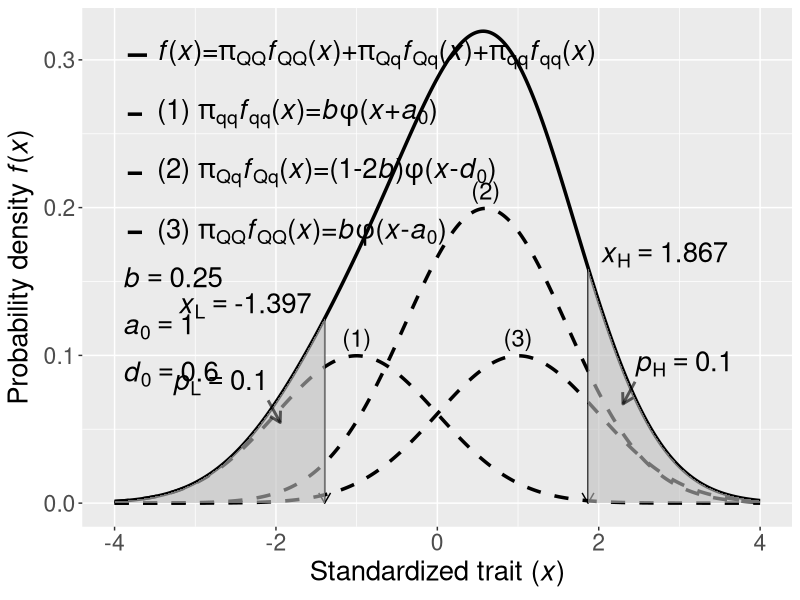

Write R code to recreate this figure.
library(ggplot2)
library(RColorBrewer)
library(reshape2)

# global
a0 <- 1.0
d0 <- 0.6
b  <- 0.25
pL <- 0.1
pH <- 1 - 0.1

# global options for calculating cut point
STEP  <- 1;
THETA <- 1E-10;

########################################################
## functions: bi-search cut point
########################################################
#
cal_selection_proportion <- function(b, a, d, x0){
  p <- b*pnorm(x0-a) + (1-2*b)*pnorm(x0-d) + b*pnorm(x0+a);
  return(p);
}

#
bisearch_cut_point <- function(b, a, d, p0){
  L <- -2;
  R <- 2;
  #
  pl <- cal_selection_proportion(b, a, d, L);
  while( (pl-p0) > 0 ){
    L <- L-STEP;
    pl<- cal_selection_proportion(b, a, d, L);
  }
  
  #
  pr <- cal_selection_proportion(b, a, d, R);
  while( (pr-p0) < 0 ){
    R <- R+STEP;
    pr<- cal_selection_proportion(b, a, d, R);
  }
  #
  x0<- (L+R)/2;
  p <- cal_selection_proportion(b, a, d, x0);
  #print(paste(L,pl,R,pr,x0,p));
  #
  while( abs(p-p0)>THETA*p0 ){
    if( (p-p0)<0 ) L<-x0;
    if( (p-p0)>0 ) R<-x0;
    x0 <- (L+R)/2;
    p <- cal_selection_proportion(b, a, d, x0);
    #print(paste(L,pl,R,pr,x0,p));
  }
  return(x0);
}

cal_y1 <- function(x, a0, d0){
  b/(sqrt(2*pi)*exp((x+a0)^2/2) )
}

cal_y2 <- function(x, a0, d0){
  (1-2*b)/(sqrt(2*pi)*exp((x-d0)^2/2) )
}

cal_y3 <- function(x, a0, d0){
  b/(sqrt(2*pi)*exp((x-a0)^2/2) )
}

cal_fx <- function(x, a0, d0){
  cal_y1(x, a0, d0) + cal_y2(x, a0, d0) + cal_y3(x, a0, d0)
}
########################################################
## main
########################################################
#
x <- seq(-4, 4, by = 0.001)

#
#y1 <- b/(sqrt(2*pi)*exp((x+a0)^2/2) )       # qq
#y2 <- (1-2*b)/(sqrt(2*pi)*exp((x-d0)^2/2) ) # Qq
#y3 <- b/(sqrt(2*pi)*exp((x-a0)^2/2) )       # QQ
y1 <- cal_y1(x, a0, d0)
y2 <- cal_y2(x, a0, d0)
y3 <- cal_y3(x, a0, d0)

#
dat <- data.frame(y1, y2, y3)
dat <- cbind(x, dat, fx = rowSums(dat) )

xL <- bisearch_cut_point(b, a0, d0, pL)
xH <- bisearch_cut_point(b, a0, d0, pH)
sum(dat$fx[dat$x<xL])/sum(dat$fx)
sum(dat$fx[dat$x>xH])/sum(dat$fx)

yL <- cal_y1(xL,a0,d0) + cal_y2(xL,a0,d0) + cal_y3(xL,a0,d0)
yH <- cal_y1(xH,a0,d0) + cal_y2(xH,a0,d0) + cal_y3(xH,a0,d0)

#
#plot(x = dat$x, y = dat$fx,
#     type = "l", lwd = 2, col = "red",
#     xlab = "x",
#     ylab = "f(x)",
#     panel.first = grid()
#)
#points(x = dat$x, y = dat$y1, type = "l", lwd = 2, lty = 2, col = "blue")
#points(x = dat$x, y = dat$y2, type = "l", lwd = 2, lty = 2, col = "green")
#points(x = dat$x, y = dat$y3, type = "l", lwd = 2, lty = 2, col = "orange")
#abline(v = xL)
#abline(v = xH)

#
#CLR <- c("firebrick1", "forestgreen", "darkviolet", "dodgerblue4")
#p <- ggplot(data = dat, aes(x = x, y = fx) ) + geom_line(color = "firebrick1", lwd = 1.5)
#p <- p + geom_line(data = dat, aes(x = x, y = y1), color = "forestgreen", lwd = 1.2, lty = 2)
#p <- p + geom_line(data = dat, aes(x = x, y = y2), color = "darkviolet", lwd = 1.2, lty = 2)
#p <- p + geom_line(data = dat, aes(x = x, y = y3), color = "dodgerblue4", lwd = 1.2, lty = 2)
#p

# reshape data
melt_data <- melt(
  data = dat, 
  id.vars = "x", # "Standardized trait (x)"
  variable.name = "distribution", # , 
  value.name = "y", # "Probability density (y)", 
  measure.vars = c("y1", "y2", "y3", "fx")
)


p <- ggplot(data = melt_data, aes(x, y) ) + geom_line(size = 1.2, aes(linetype = distribution))
# title and labels
#p <- p + ggtitle("Mixture distribution") + theme(plot.title = element_text(hjust = 0.5, size = rel(2)) )
p <- p + xlab(expression (paste("Standardized trait (", italic("x"),")", sep = "") ) )
p <- p + ylab(expression (paste("Probability density ",italic(f), "(", italic(x), ")", sep = "") ) )
p <- p + theme(axis.title = element_text(size = rel(1.8) ), axis.text = element_text(size = rel(1.5)) )

# text
#p <- p + annotate("text", x = min(dat$x), y = max(dat$fx), hjust = 0, vjust = 1, label = "Set:")
eqn_b  <- as.character( as.expression(substitute(italic("b")==b, list(b = b) ) ) )
p <- p + annotate("text", x = min(dat$x)+0.1, y = max(dat$fx)*0.50, hjust = 0, vjust = 1, label = eqn_b, parse = TRUE, size = 7 )
eqn_a0 <- as.character( as.expression(substitute(italic("a")[0]==a0, list(a0 = a0) ) ) )
p <- p + annotate("text", x = min(dat$x)+0.1, y = max(dat$fx)*0.40, hjust = 0, vjust = 1, label = eqn_a0, parse = TRUE, size = 7 )
eqn_d0 <- as.character( as.expression(substitute(italic("d")[0]==d0, list(d0 = d0) ) ) )
p <- p + annotate("text", x = min(dat$x)+0.1, y = max(dat$fx)*0.30, hjust = 0, vjust = 1, label = eqn_d0, parse = TRUE, size = 7 )

# legend
lab.y3 <- expression(paste("(3) ", pi[QQ], italic(f)[QQ], "(",italic(x),")=", italic(b), italic(phi), "(", italic(x), "-", italic(a)[0], ")", sep = "") )
lab.y2 <- expression(paste("(2) ", pi[Qq], italic(f)[Qq], "(",italic(x),")=(", "1-2", italic(b), ")", italic(phi), "(", italic(x), "-", italic(d)[0], ")", sep = "") )
lab.y1 <- expression(paste("(1) ", pi[qq], italic(f)[qq], "(",italic(x),")=", italic(b), italic(phi), "(", italic(x), "+", italic(a)[0], ")", sep = "") )
lab.fx <- expression(paste(italic(f), "(",italic(x),")=", pi[QQ], italic(f)[QQ], "(",italic(x),")+", pi[Qq], italic(f)[Qq], "(",italic(x),")+", pi[qq], italic(f)[qq], "(",italic(x),")", sep = "") )
#p <- p + scale_colour_discrete(name = "Distribution curve:", breaks = c("fx", "y3", "y2", "y1"), labels = c(lab.fx, lab.y3, lab.y2, lab.y1) )
#p <- p + scale_colour_discrete(
#  name = NULL,  
#  breaks = c("fx", "y3", "y2", "y1"), 
#  labels = c(lab.fx, lab.y3, lab.y2, lab.y1) 
#)
#p <- p + scale_linetype_discrete(
#  name = NULL,
#  limits = c("fx", "y3", "y2", "y1"),
#  breaks = c("fx", "y3", "y2", "y1"), 
#  labels = c(lab.fx, lab.y3, lab.y2, lab.y1)
#)
p <- p + scale_linetype_manual(
  name = NULL,
  limits = c("fx", "y1", "y2", "y3"),
  breaks = c("fx", "y1", "y2", "y3"), 
  labels = c(lab.fx, lab.y1, lab.y2, lab.y3),
  values = c(1, 2, 2, 2)
)

#p <- p + annotate("text", x = dat$x[which.max(dat$fx)], y = max(dat$fx), label = "(1)", hjust = 0, vjust = 0.5)
p <- p + annotate("text", x = dat$x[which.max(dat$y1)], y = max(dat$y1), label = "(1)", hjust = 0.5, vjust = -0.5, size = 6)
p <- p + annotate("text", x = dat$x[which.max(dat$y2)], y = max(dat$y2), label = "(2)", hjust = 0.5, vjust = -0.5, size = 6)
p <- p + annotate("text", x = dat$x[which.max(dat$y3)], y = max(dat$y3), label = "(3)", hjust = 0.5, vjust = -0.5, size = 6)

#p <- p + geom_point(data = data.frame(xx=c(0, 0, 0), parameters=c("bb", "aa", "dd"), yy=c(0, 0, 0)), aes(x=xx, y=yy, fill = parameters), alpha = 0.001 ) 
#eqn_b  <- substitute(paste(italic("b")=="", b, sep = ""), list(b=b) )
#eqn_a0 <- substitute(paste(italic("a")[0]=="", a0, sep = ""), list(a0=a0) )
#eqn_d0 <- substitute(paste(italic("d")[0]=="", d0, sep = ""), list(d0=d0) )
#p <- p + scale_fill_discrete(name = "Parameters:", breaks = c("bb", "aa", "dd"), labels = c(eqn_b, eqn_a0, eqn_d0) )
#p <- p + scale_fill_discrete(name = NULL, breaks = c("bb", "aa", "dd"), labels = c(eqn_b, eqn_a0, eqn_d0) )

# theme of legend
p <- p + theme(legend.position = c(0.05,0.98), legend.justification = c(0,1) )
#p <- p + theme(legend.background = element_rect(fill = "white", color = "black") )
p <- p + theme(legend.background = element_blank() )
p <- p + theme(legend.text = element_text(size = rel(1.8) ), legend.title = element_text(size = rel(1.5) ) )
p <- p + theme(legend.key.height = unit(1.5, "cm"), legend.text.align = 0)
#p <- p + theme(legend.key = element_rect(linetype = NA, inherit.blank = TRUE) )
#p <- p + theme(legend.key = element_rect(fill = NA) )
p <- p + theme(legend.key = element_blank() )
#
eqn_xL <- as.character( as.expression(substitute(italic("x")["L"]==xL, list(xL = sprintf("%.3f",xL) ) ) ) )
p <- p + annotate("text", x = xL, y = yL, hjust = 1.1, vjust = 0, label = eqn_xL, parse = TRUE, size = 7 )
eqn_xH <- as.character( as.expression(substitute(italic("x")["H"]==xH, list(xH = sprintf("%.3f",xH) ) ) ) )
p <- p + annotate("text", x = xH, y = yH, hjust = -0.1, vjust = 0, label = eqn_xH, parse = TRUE, size = 7 )
# draw arrow
p <- p + annotate("segment", x = xL, xend = xL, y = yL, yend = 0, arrow = arrow(length = unit(0.3, "cm") ), color = "black", size = 0.5)
p <- p + annotate("segment", x = xH, xend = xH, y = yH, yend = 0, arrow = arrow(length = unit(0.3, "cm") ), color = "black", size = 0.5)

# draw area
data_xL <- data.frame(x = seq(min(dat$x), xL, by = 0.001))
data_xL$y <- cal_fx(data_xL$x, a0, d0)
#p <- p + geom_area(data = data_xL, aes(x, y), fill = "firebrick1", alpha = 0.3)
p <- p + geom_area(data = data_xL, aes(x, y), fill = "grey", alpha = 0.6)

data_xH <- data.frame(x = seq(xH, max(dat$x), by = 0.001))
data_xH$y <- cal_fx(data_xH$x, a0, d0)
#p <- p + geom_area(data = data_xH, aes(x, y), fill = "steelblue2", alpha = 0.3)
p <- p + geom_area(data = data_xH, aes(x, y), fill = "grey", alpha = 0.6)
#
#fx_area <- function(min, max, a0, d0){
#  function(x){
#    y <- cal_fx(xx, a0, d0)
#    y[x<min | x>max] <- NA
#    return(y)
#  }
#}
#p <- p + stat_function(data = ,fun = fx_area(min(dat$x), xL, a0, d0), geom = "area", fill = "firebrick", alpha = 0.25 )
#p <- p + stat_function(fun = fx_area(xH, max(dat$x), a0, d0), geom = "area", fill = "steelblue", alpha = 0.25 )
#p <- p + stat_function(fun = fx_area(xL, xH, a0, d0), geom = "area", fill = "forestgreen", alpha = 0.1)

#
xpL <- xL - (xL-min(dat$x))/4
ypL <- cal_y1(xpL, a0, d0) + cal_y2(xpL, a0, d0) + cal_y3(xpL, a0, d0)
xpH <- xH + (max(dat$x)-xH)/4
ypH <- cal_y1(xpH, a0, d0) + cal_y2(xpH, a0, d0) + cal_y3(xpH, a0, d0)
#
eqn_pL <- as.character( as.expression(substitute(italic("p")["L"]==pL, list(pL = pL ) ) ) )
eqn_pH <- as.character( as.expression(substitute(italic("p")["H"]==pH, list(pH = 1-pH ) ) ) )
p <- p + annotate("text", x = xpL-0.05, y = ypL+0.008, hjust = 1, vjust = 0, label = eqn_pL, parse = TRUE, size = 7 )
p <- p + annotate("text", x = xpH+0.05, y = ypH+0.008, hjust = 0, vjust = 0, label = eqn_pH, parse = TRUE, size = 7 )
p <- p + annotate("segment", x = xpL-0.05, xend = xpL+0.1, y = ypL+0.005, yend = ypL-0.01, arrow = arrow(length = unit(0.3, "cm") ), color = "black", size = 1, alpha = 0.6)
p <- p + annotate("segment", x = xpH+0.05, xend = xpH-0.1, y = ypH+0.005, yend = ypH-0.01, arrow = arrow(length = unit(0.3, "cm") ), color = "black", size = 1, alpha = 0.6)
#p <- p + annotate("text", x = min(dat$x), y = max(dat$fx)*0.68, hjust = 0, vjust = 1, label = eqn_pL, parse = TRUE )
#p <- p + annotate("text", x = min(dat$x), y = max(dat$fx)*0.60, hjust = 0, vjust = 1, label = eqn_pH, parse = TRUE )

#
#p <- p + annotate("text", x = min(dat$x)+1, y = max(dat$fx), hjust = 0, vjust = 1, label = "Solve:" )
#p <- p + annotate("text", x = min(dat$x)+1, y = max(dat$fx)*0.92, hjust = 0, vjust = 1, label = eqn_xL, parse = TRUE )
#p <- p + annotate("text", x = min(dat$x)+1, y = max(dat$fx)*0.84, hjust = 0, vjust = 1, label = eqn_xH, parse = TRUE )

# save
file_tiff <- paste("mixture_distribution3_b_is_", b, "_a0_is_", a0, "_d0_is_", d0, ".tiff", sep = "")
ggsave(file_tiff, width = 12, height = 6.6, device = "tiff", dpi = 1200, compression = "lzw")



